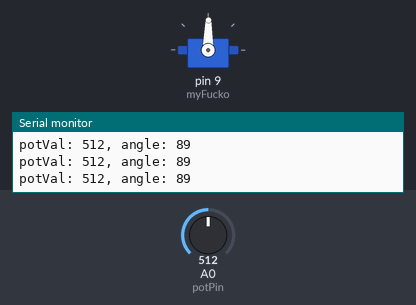
The sketch below on a simulated Arduino Uno, built with avr-gcc and run on an emulated ATmega328P. On the bench: servo, the last lines printed to the serial monitor. Inputs (shaded band) come from the test bench; at power-on: A0 (potPin) = 512.

Above: at 1.2 s.
1.3 s: A0 (potPin) set to 557
At 2.5 s:
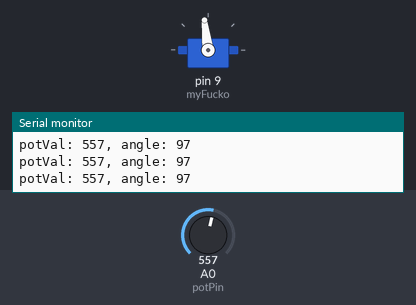
4.3 s: A0 (potPin) set to 581
At 4.7 s:
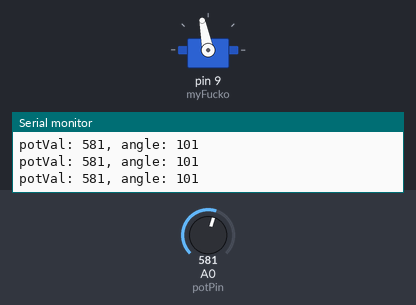
5.8 s: A0 (potPin) set to 306
At 7.0 s:
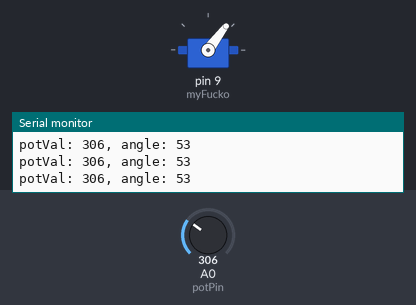
7.3 s: A0 (potPin) set to 716
At 8.4 s:
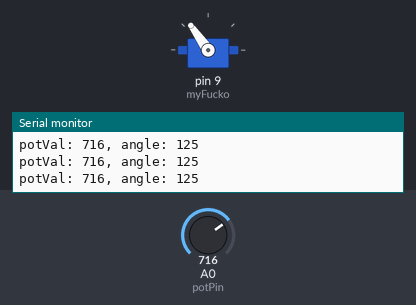
8.8 s: A0 (potPin) set to 0
At 9.9 s:
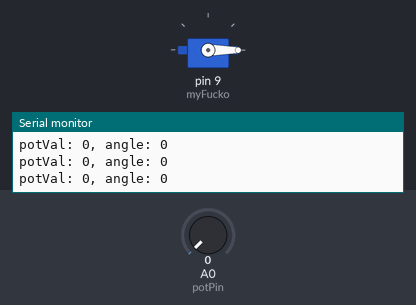
10.3 s: A0 (potPin) set to 8
At 11.3 s:
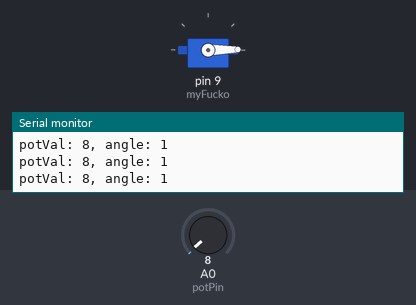
13.3 s: A0 (potPin) set to 11
Timing chart, 0 to 16.3 s (numbered marks = the images above; inputs shaded):
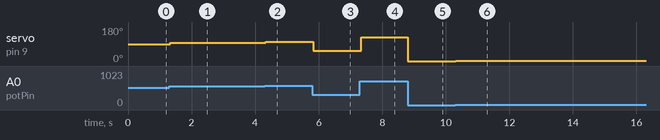

Measured:
- after the input at 1.3 s, servo on pin 9 (myFucko): 89° → 97° at once
- after the input at 4.3 s, servo on pin 9 (myFucko): 97° → 101° at once
- after the input at 5.8 s, servo on pin 9 (myFucko): 101° → 53° at once
- after the input at 7.3 s, servo on pin 9 (myFucko): 53° → 125° at once
- after the input at 8.8 s, servo on pin 9 (myFucko): 125° → 0° at once
- after the input at 10.3 s, servo on pin 9 (myFucko): 0° → 1° at once

The sketch:

servo_control.ino
```cpp
#include <Servo.h>

Servo myFucko;

int const potPin = A0;
int potVal;
int angle;

void setup() {
  myFucko.attach(9);

  Serial.begin(9600);

}

void loop() {
 potVal = analogRead(potPin);
 Serial.print("potVal: ");
 Serial.print(potVal);

angle = map(potVal, 0, 1023, 0, 179);
Serial.print(", angle: ");
Serial.println(angle);

myFucko.write(angle);
delay(15);

}
```
